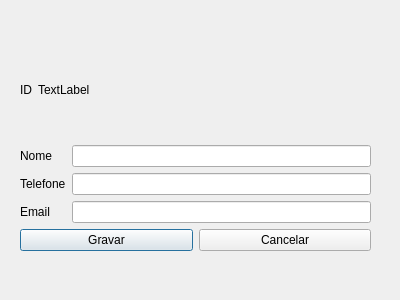
<?xml version="1.0" encoding="UTF-8"?>
<ui version="4.0">
 <class>editarContato</class>
 <widget class="QDialog" name="editarContato">
  <property name="geometry">
   <rect>
    <x>0</x>
    <y>0</y>
    <width>400</width>
    <height>300</height>
   </rect>
  </property>
  <property name="windowTitle">
   <string>Dialog</string>
  </property>
  <widget class="QWidget" name="">
   <property name="geometry">
    <rect>
     <x>20</x>
     <y>40</y>
     <width>351</width>
     <height>211</height>
    </rect>
   </property>
   <layout class="QVBoxLayout" name="verticalLayout_3">
    <item>
     <layout class="QHBoxLayout" name="horizontalLayout_2">
      <item>
       <widget class="QLabel" name="label">
        <property name="text">
         <string>ID</string>
        </property>
       </widget>
      </item>
      <item>
       <widget class="QLabel" name="txtID">
        <property name="text">
         <string>TextLabel</string>
        </property>
       </widget>
      </item>
      <item>
       <spacer name="horizontalSpacer">
        <property name="orientation">
         <enum>Qt::Orientation::Horizontal</enum>
        </property>
        <property name="sizeHint" stdset="0">
         <size>
          <width>40</width>
          <height>20</height>
         </size>
        </property>
       </spacer>
      </item>
     </layout>
    </item>
    <item>
     <layout class="QHBoxLayout" name="horizontalLayout_3">
      <item>
       <layout class="QVBoxLayout" name="verticalLayout_2">
        <item>
         <widget class="QLabel" name="label_3">
          <property name="text">
           <string>Nome</string>
          </property>
         </widget>
        </item>
        <item>
         <widget class="QLabel" name="label_4">
          <property name="text">
           <string>Telefone</string>
          </property>
         </widget>
        </item>
        <item>
         <widget class="QLabel" name="label_5">
          <property name="text">
           <string>Email</string>
          </property>
         </widget>
        </item>
       </layout>
      </item>
      <item>
       <layout class="QVBoxLayout" name="verticalLayout">
        <item>
         <widget class="QLineEdit" name="txtNome"/>
        </item>
        <item>
         <widget class="QLineEdit" name="txtTelefone"/>
        </item>
        <item>
         <widget class="QLineEdit" name="txtEmail"/>
        </item>
       </layout>
      </item>
     </layout>
    </item>
    <item>
     <layout class="QHBoxLayout" name="horizontalLayout">
      <item>
       <widget class="QPushButton" name="btnGravar">
        <property name="text">
         <string>Gravar</string>
        </property>
       </widget>
      </item>
      <item>
       <widget class="QPushButton" name="btnCancelar">
        <property name="text">
         <string>Cancelar</string>
        </property>
       </widget>
      </item>
     </layout>
    </item>
   </layout>
  </widget>
 </widget>
 <resources/>
 <connections/>
</ui>
